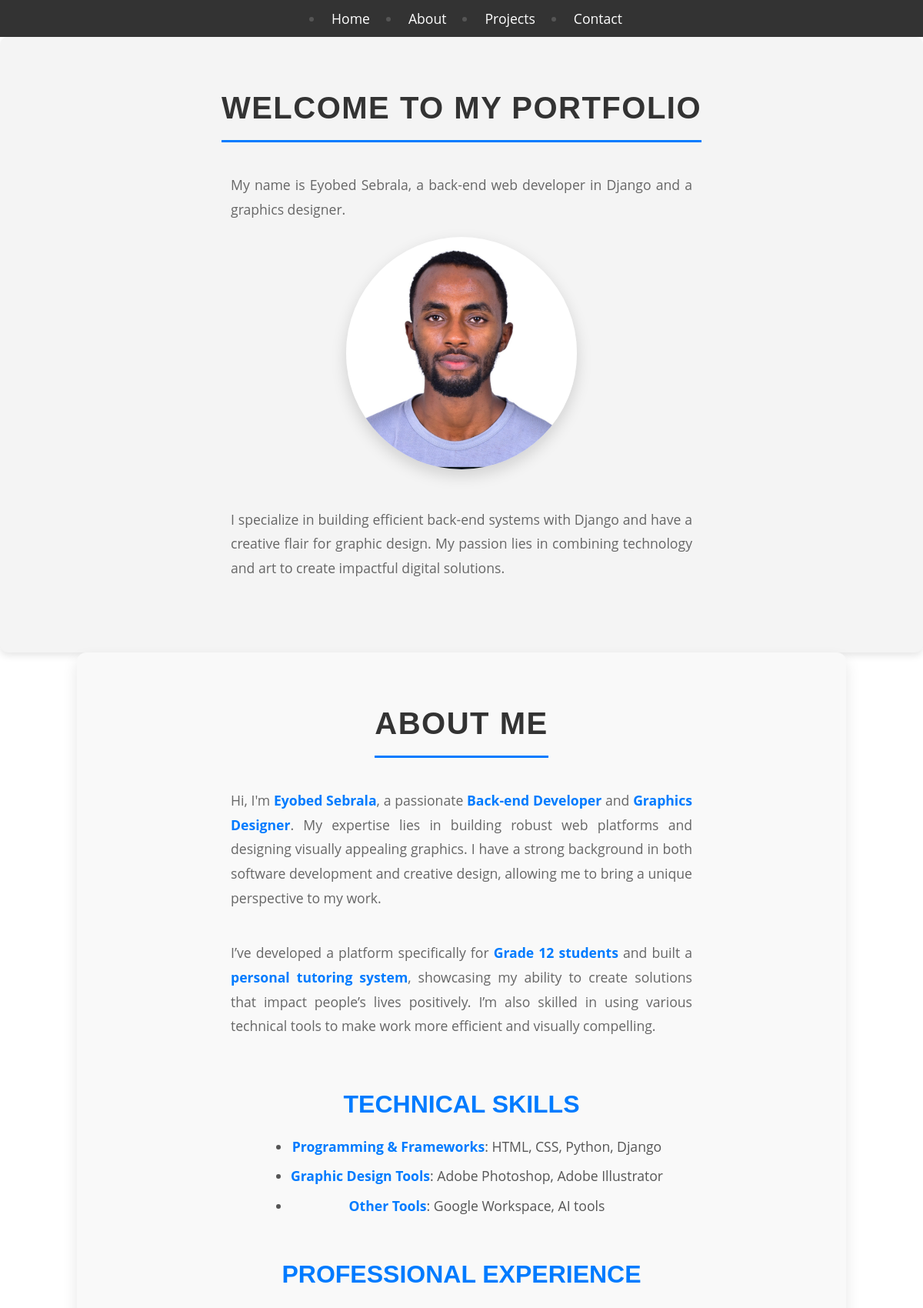
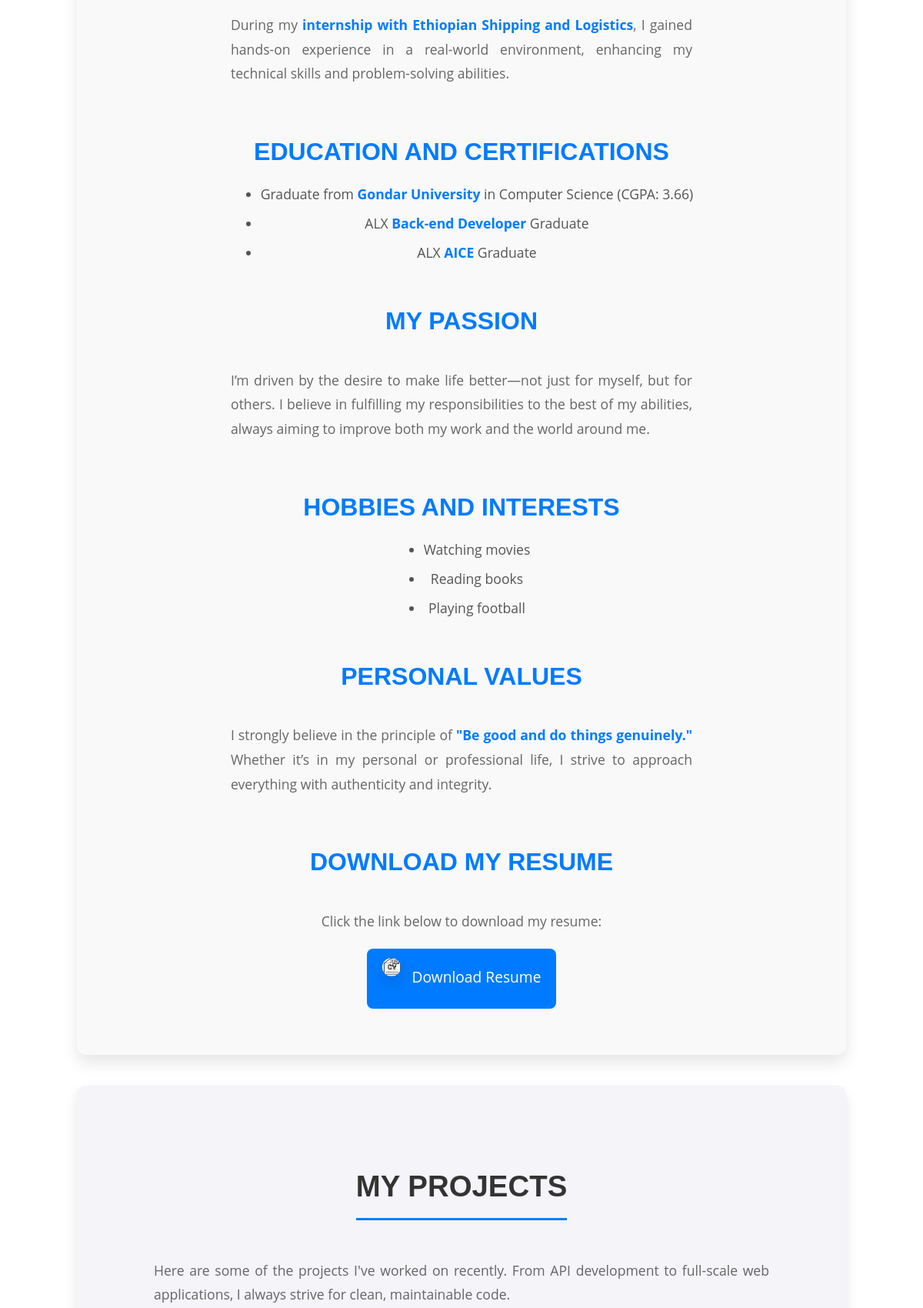
The page / (upper part) on the database its author committed (2 pictures, top to bottom).
### core/models.py (models this page shows, shortened)
class About(models.Model):
    short_description=models.TextField()
    description=models.TextField()
    image=models.ImageField(upload_to="about", default="about/eyobed.jpg")
    class Meta:
        verbose_name="About me"
        verbose_name_plural="About me"

### core/views.py (the view)
# urls.py: path('',home_view,name='home_view'),
def home_view(request):
    about = About.objects.first()  # Assuming you have a single "About" entry
    return render(request, 'home.html', {'about': about})

### templates/home.html (shortened to what this page needs)
<!DOCTYPE html>
<html lang="en">
<head>
      {% load static  %}
    <link rel="stylesheet" href="{% static 'css/style.css' %}">
</head>
<body>
    <header id="header">
        <ul>
            <li><a href="#home">Home</a></li>
            <li><a href="#about">About</a></li>
            <li><a href="#projects">Projects</a></li>
            <li><a href="#contact">Contact</a></li>
        </ul>
    </header>
    <section id="home">
      <h1>Welcome to My Portfolio</h1>
      <p>{{ about.short_description }}</p>
      <img src="{{ about.image.url }}" alt="My Portfolio Image" style="width:300px;height:auto;">
      <p>{{ about.description }}</p>
  </section>
    <section id="about">
      <h1>About Me</h1>
      <p>Hi, I'm <strong>Eyobed Sebrala</strong>, a passionate <strong>Back-end Developer</strong> and <strong>Graphics Designer</strong>. My expertise lies in building robust web platforms and designing visually appealing graphics. I have a strong background in both software development and creative design, allowing me to bring a unique perspective to my work.</p>
      <p>I’ve developed a platform specifically for <strong>Grade 12 students</strong> and built a <strong>personal tutoring system</strong>, showcasing my ability to create solutions that impact people’s lives positively. I’m also skilled in using various technical tools to make work more efficient and visually compelling.</p>
      <h2>Technical Skills</h2>
      <ul>
          <li><strong>Programming & Frameworks</strong>: HTML, CSS, Python, Django</li>
          <li><strong>Graphic Design Tools</strong>: Adobe Photoshop, Adobe Illustrator</li>
          <li><strong>Other Tools</strong>: Google Workspace, AI tools</li>
      </ul>
      <h2>Professional Experience</h2>
      <p>During my <strong>internship with Ethiopian Shipping and Logistics</strong>, I gained hands-on experience in a real-world environment, enhancing my technical skills and problem-solving abilities.</p>
      <h2>Education and Certifications</h2>
      <ul>
          <li>Graduate from <strong>Gondar University</strong> in Computer Science (CGPA: 3.66)</li>
          <li>ALX <strong>Back-end Developer</strong> Graduate</li>
          <li>ALX <strong>AICE </strong> Graduate</li>
      </ul>
      <h2>My Passion</h2>
      <p>I’m driven by the desire to make life better—not just for myself, but for others. I believe in fulfilling my responsibilities to the best of my abilities, always aiming to improve both my work and the world around me.</p>
      <h2>Hobbies and Interests</h2>
      <ul>
          <li>Watching movies</li>
          <li>Reading books</li>
          <li>Playing football</li>
      </ul>
      <h2>Personal Values</h2>
      <p>I strongly believe in the principle of <strong>"Be good and do things genuinely."</strong> Whether it’s in my personal or professional life, I strive to approach everything with authenticity and integrity.</p>
      <h2>Download My Resume</h2>
      <p>Click the link below to download my resume:</p>
      <a href="media/file/EyobedResume.pdf" download="Eyobed_Sebrala_Resume.pdf" class="download-button">
          <img src="media/about/Capture.png" alt="Download Icon" class="download-icon"> Download Resume
      </a>
  </section>
    <section id="projects">
        <h2>My Projects</h2>
        <p>Here are some of the projects I've worked on recently. From API development to full-scale web applications, I always strive for clean, maintainable code.</p>
    </section>
</body>
</html>

### static/css/style.css (style rules this page uses)
* { margin: 0; padding: 0; box-sizing: border-box; }
body { font-family: Arial, sans-serif; line-height: 1.6; }
a { text-decoration: none; color: inherit; }
ul { list-style: none; }
header { background: #333; color: #fff; padding: 10px 0; text-align: center; position: sticky; top: 0; z-index: 1000; transition: background 0.3s ease-in-out; }
header ul { display: flex; justify-content: center; }
header ul li { margin: 0 15px; }
header ul li a { color: #fff; padding: 10px; transition: background 0.3s; }
section { padding: 60px; min-height: 100vh; }
#home { background: #f4f4f4; text-align: center; }
section { display: flex; flex-direction: column; align-items: center; text-align: center; background-color: #f4f4f9; padding: 60px 20px; border-radius: 10px; box-shadow: 0 4px 10px rgba(0, 0, 0, 0.1); }
h1 { font-family: 'Poppins', sans-serif; font-size: 2.5rem; color: #333; margin-bottom: 20px; letter-spacing: 1.5px; text-transform: uppercase; font-weight: 700; border-bottom: 2px solid #ff6363; padding-bottom: 10px; }
p { font-family: 'Open Sans', sans-serif; font-size: 1rem; color: #666; max-width: 700px; line-height: 1.6; margin-bottom: 20px; }
img { border-radius: 50%; width: 300px; height: auto; margin-bottom: 30px; box-shadow: 0 8px 20px rgba(0, 0, 0, 0.15); transition: transform 0.3s ease-in-out; }
section#about { background-color: #f9f9f9; padding: 60px 20px; max-width: 1000px; margin: 0 auto; border-radius: 12px; box-shadow: 0 10px 20px rgba(0, 0, 0, 0.1); }
h1, h2 { font-family: 'Poppins', sans-serif; color: #333; text-align: center; margin-bottom: 30px; }
h1 { font-size: 2.8rem; text-transform: uppercase; letter-spacing: 1.5px; font-weight: 700; border-bottom: 3px solid #007bff; display: inline-block; padding-bottom: 10px; }
h2 { font-size: 1.8rem; text-transform: uppercase; font-weight: 600; color: #007bff; margin-top: 40px; }
p { font-family: 'Open Sans', sans-serif; font-size: 1.1rem; line-height: 1.8; color: #666; margin-bottom: 20px; text-align: justify; max-width: 900px; margin-left: auto; margin-right: auto; }
ul { font-family: 'Open Sans', sans-serif; color: #555; list-style-type: disc; padding-left: 40px; max-width: 900px; margin: 0 auto; }
ul li { font-size: 1.1rem; line-height: 1.6; margin-bottom: 10px; }
strong { color: #007bff; }
a { color: #007bff; text-decoration: none; }
section#projects { background-color: #f4f4f9; padding: 60px 20px; max-width: 1000px; margin: 40px auto; border-radius: 12px; box-shadow: 0 8px 16px rgba(0, 0, 0, 0.1); text-align: center; }
#projects h2 { font-family: 'Poppins', sans-serif; font-size: 2.4rem; text-transform: uppercase; color: #333; margin-bottom: 30px; border-bottom: 3px solid #007bff; display: inline-block; padding-bottom: 10px; }
#projects p { font-family: 'Open Sans', sans-serif; font-size: 1.1rem; line-height: 1.8; color: #666; margin-bottom: 30px; max-width: 800px; margin-left: auto; margin-right: auto; }
#projects { background: #ccc; }
h1 { font-size: 2.5em; margin-bottom: 20px; }
h2 { font-size: 2em; margin-bottom: 15px; }
p { max-width: 600px; margin: 20px auto; }
.download-button { display: inline-block; font-family: 'Open Sans', sans-serif; font-size: 1.2rem; color: #fff; background-color: #007bff; padding: 12px 20px; border-radius: 8px; text-decoration: none; transition: background-color 0.3s ease-in-out; align-items: center; }
.download-icon { width: 24px; height: 24px; margin-right: 10px; vertical-align: middle; }

### rows shown on the page
About: short_description "My name is Eyobed Sebrala, a back-end web developer in Django and a graphics designer.", image (picture), description "I specialize in building efficient back-end systems with Django and have a creative flair for graphic design. My passion lies in combining technology and art to create impactful digital solutions."
